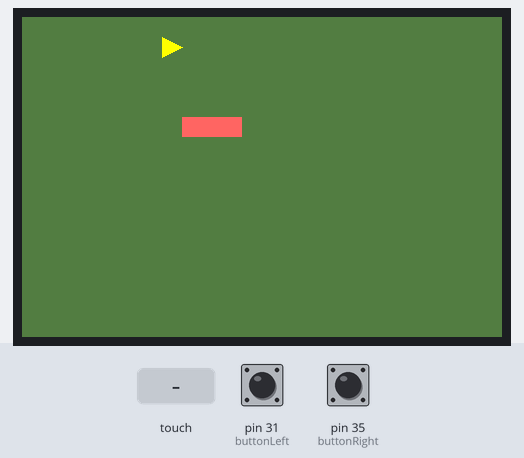
Simulated run of this sketch. Board: Arduino Mega 2560, built with avr-gcc and run on an emulated ATmega2560. Shown: 480×320 colour display. Inputs (shaded band) come from the test bench; at power-on: pin 31 (buttonLeft) HIGH, pin 35 (buttonRight) HIGH. Random numbers use the default seed unless the sketch sets one.

Above: at 3.8 s.
3.9 s: touch panel pressed at 13 % / 50 % of its raw x / y range
At 4.52 s:
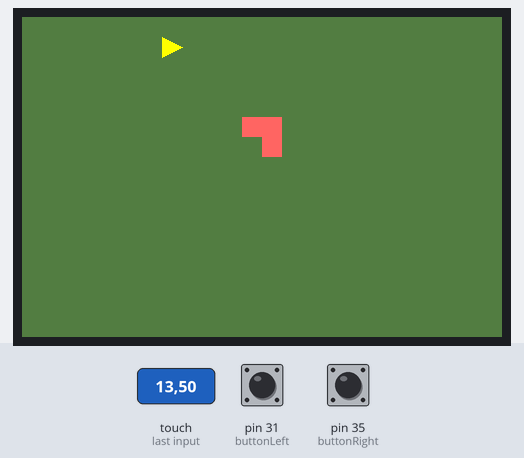
6.9 s: touch panel pressed at 13 % / 10 % of its raw x / y range
At 11.7 s:
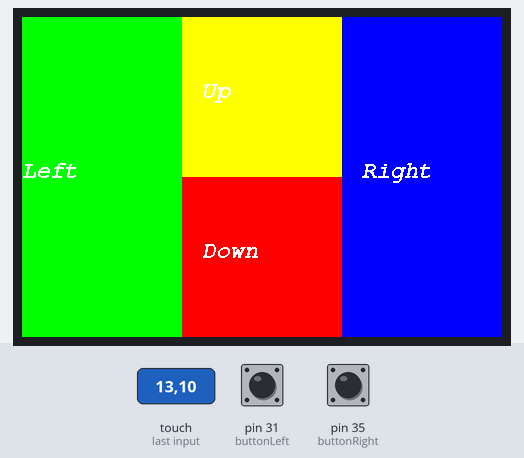
11.8 s: pin 31 (buttonLeft) pulled LOW for 3.2 s
At 13.94 s:
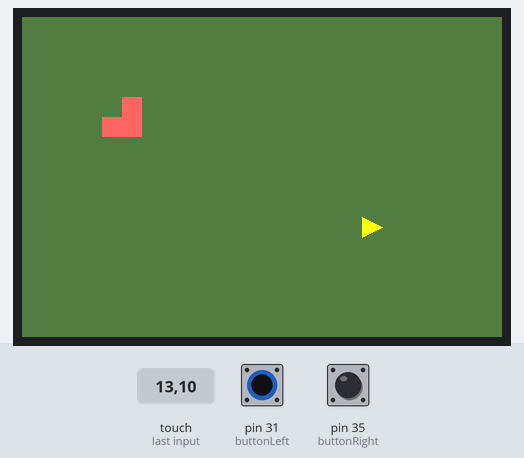
15.6 s: pin 35 (buttonRight) pulled LOW for 1 s
At 16.22 s:
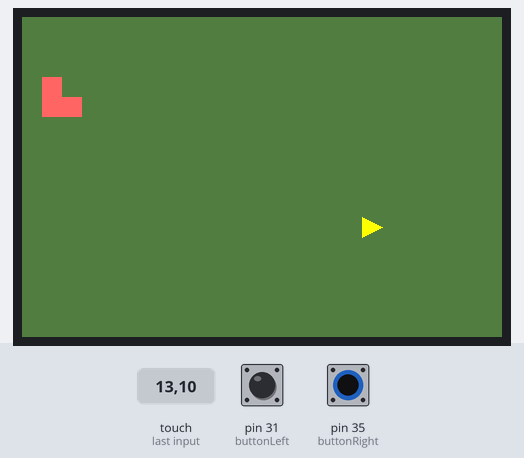
17.2 s: pin 31 (buttonLeft) pulled LOW for 1 s
At 17.74 s:
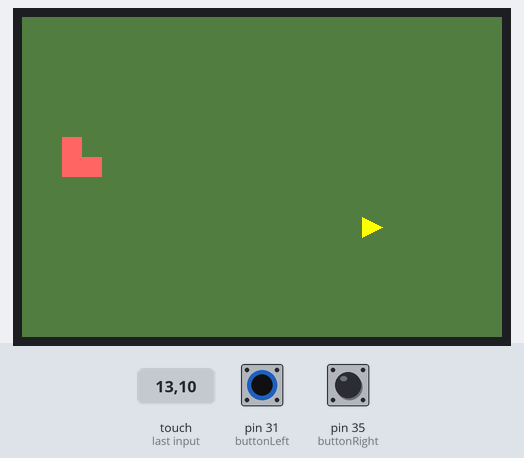
18.8 s: pin 35 (buttonRight) pulled LOW for 0.15 s
At 20.9 s:
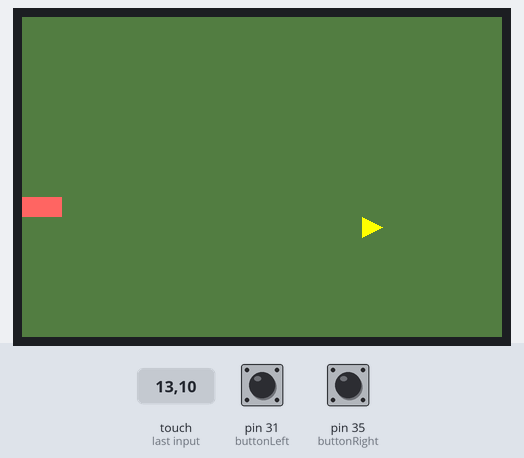
Timing chart, 0 to 22.4 s (numbered marks = the images above; inputs shaded):
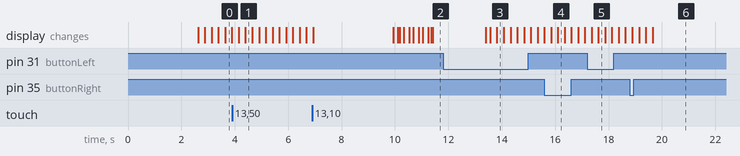

The sketch:

SnakeGame.ino
```cpp
#include <Adafruit_GFX.h>    // Core graphics library
#include <MCUFRIEND_kbv.h>   // Hardware-specific library
#include <TouchScreen.h>
#include <EEPROM.h>
#include <SD.h>
#include <SPI.h>
#include <Fonts/FreeMonoBoldOblique12pt7b.h>

#define YP A3  // analog pin from calibration
#define XM A2  // analog pin from calibration
#define YM 9   // digital pin from calibration
#define XP 8   // digital pin from calibration

// Creating Objects
MCUFRIEND_kbv tft;
TouchScreen ts = TouchScreen(XP, YP, XM, YM, 300);
TSPoint tp;
const int buttonLeft = 31;
const int buttonRight = 35;

// Touchscreen Caliberation
const int TS_LEFT=956,TS_RT=92,TS_TOP=898,TS_BOT=126;

int x, y; // Variables for the coordinates where the display has been pressed

// Define game variables
int score;
int highScore;
int buttonStateLeft;
int buttonStateRight;
unsigned long lastButtonChangeTime = 0;
const unsigned long debounceInterval = 240;

class Snake {
public:
  int length;               // Length of the snake
  int xPositions[100];      // Array to store x-coordinates of snake segments
  int yPositions[100];      // Array to store y-coordinates of snake segments
  int direction;            // Current direction of the snake (0 right,1 up,2 left,3 down)

public:
  Snake(){
    length = 3;
    direction = 0;
    for (int i = 0; i < length; i++) {
      xPositions[i] = 100 - i * 20;
      yPositions[i] = 100;
    }
  };
  void move(){
    // Update the position of each snake segment
    for (int i = length - 1; i > 0; i--) {
      xPositions[i] = xPositions[i - 1];
      yPositions[i] = yPositions[i - 1];
    }

    // Update the position of the snake's head
    if (direction == 0) {
      xPositions[0] += 20;
    } else if (direction == 1) {
      yPositions[0] -= 20;
    } else if (direction == 2) {
      xPositions[0] -= 20;
    } else if (direction == 3) {
      yPositions[0] += 20;
    }
  };
  bool checkCollision(){
    if (xPositions[0] < 0 || xPositions[0] >= tft.width() ||
        yPositions[0] < 0 || yPositions[0] >= tft.height()){
      return true;
    } else {
      for (int i = 1; i < length; i++) {
        if (xPositions[0] == xPositions[i] && yPositions[0] == yPositions[i]) {
          return true;
        }
      }
    }
    return false;
  };
  void drawSnake(){
    for (int i = 0; i < length; i++) {
      drawSquare(xPositions[i],yPositions[i]);
    }
  }
  void drawSquare(int xPos, int yPos) {
    int length = 20;
    tft.fillRect(xPos, yPos, length, length, tft.color565(255,100,100));
  }
  void removeSnake(){
    for (int i = 0; i < length; i++) {
      removeSquare(xPositions[i],yPositions[i]);
    }
  }
  void removeSquare(int xPos, int yPos) {
    int length = 20;
    tft.fillRect(xPos, yPos, length, length, tft.color565(86, 125, 70));
  }
};

class Food {
public:
  int xPos;  // x-coordinate of the food
  int yPos;  // y-coordinate of the food

public:
  Food() {
  };
  void drawFood(){
    tft.fillTriangle(xPos, yPos, (xPos + 20), (yPos+10), (xPos), (yPos+20), tft.color565(255,255,0));
  }
  void removeFood(){
    tft.fillTriangle(xPos, yPos, (xPos + 20), (yPos+10), (xPos), (yPos+20), tft.color565(86, 125, 70));
  }
};

// Snake and Food pointers
Snake* snake = nullptr;
Food* food = nullptr;

void setup() {
  // Initiate display
  uint16_t ID = tft.readID();
  tft.begin(ID);
  tft.setRotation(1);
  tft.fillScreen(TFT_BLACK);
  tft.setFont(&FreeMonoBoldOblique12pt7b);

  // Initialize EEPROM and load the high score from EEPROM
  EEPROM.begin();
  highScore = EEPROM.read(0);

  // Set up touchscreen
  pinMode(XM, OUTPUT);
  pinMode(YP, OUTPUT);

  // Set up buttons
  pinMode(buttonLeft, INPUT);
  pinMode(buttonRight, INPUT);

  initiateGame(); // Initiate the game

}

void loop() {
  // put your main code here, to run repeatedly:
  snake->removeSnake();
  snake->move();

  if (snake->xPositions[0] == food->xPos && snake->yPositions[0] == food->yPos) {
    snake->length++;
    score++;
    food->removeFood();
    generateNewPosition();
    food->drawFood();
  }

  // check if player lost
  if (snake->checkCollision()){
    gameOver();
  }

  // Draw snake and score banner (maybe not score because small screen)
  snake->drawSnake();

  buttonStateLeft = digitalRead(buttonLeft);
  buttonStateRight = digitalRead(buttonRight);
  pinMode(XM, INPUT);
  pinMode(YP, INPUT);
  pinMode(buttonLeft, INPUT);
  pinMode(buttonRight, INPUT);
  TSPoint p = ts.getPoint();
  // snake move
  if (p.z > 20) {
    p.y = map(p.y, TS_LEFT, TS_RT, 0, 480);
    p.x = map(p.x, TS_TOP, TS_BOT, 0, 320);

    if (p.y >= 320 && snake->direction != 2){
      snake->direction = 0; //MOVE RIGHT
    } else if (p.y >= 160 && p.y < 320 && p.x < 160 && snake->direction != 3){
      snake->direction = 1; //MOVE UP
    } else if (p.y >= 160 && p.y < 320 && p.x >= 160 && snake->direction != 1){
      snake->direction = 3; //MOVE DOWN
    } else if (p.y < 160 && snake->direction != 0){
      snake->direction = 2; //MOVE LEFT
    }
  }
  // When this type of button is pressed, state is low...
  if(buttonStateLeft == LOW && millis() - lastButtonChangeTime > debounceInterval){
    lastButtonChangeTime = millis();
    snake->direction = (snake->direction + 1) % 4;
  }
  if(buttonStateRight == LOW && millis() - lastButtonChangeTime > debounceInterval){
    lastButtonChangeTime = millis();
    snake->direction = (snake->direction + 3) % 4;
  }

  // Delay to control game speed
  delay(250);
  pinMode(XM, OUTPUT);
  pinMode(YP, OUTPUT);
}

void initiateGame() {
  snake = new Snake();
  food = new Food();
  generateNewPosition();
  score = 0;

  tft.fillRect(0, 0, 160, 320, tft.color565(0, 255, 0));
  tft.setCursor(0, 160);
  tft.println("Left");
  tft.fillRect(160, 0, 160, 160, tft.color565(255, 255, 0));
  tft.setCursor(180, 80);
  tft.println("Up");
  tft.fillRect(160, 160, 160, 160, tft.color565(255, 0, 0));
  tft.setCursor(180, 240);
  tft.println("Down");
  tft.fillRect(320, 0, 160, 320, tft.color565(0, 0, 255));
  tft.setCursor(340, 160);
  tft.println("Right");
  delay(2000);
  tft.fillScreen(tft.color565(86, 125, 70));
  snake->drawSnake();
  food->drawFood();
}

void generateNewPosition(){
  // Get new random coordinates but if snake segment on new coors, get new one
  food->xPos = random(0, tft.width() / 20) * 20;
  food->yPos = random(0, tft.height() / 20) * 20;

  for (int i = 0; i < snake->length; i++) {
    if (food->xPos == snake->xPositions[i] && food->yPos == snake->yPositions[i]) {
      generateNewPosition();
      return;
    }
  }
};

void gameOver() {
  snake->drawSnake();
  delay(3000);

  tft.fillScreen(TFT_BLACK);
  tft.setTextColor(TFT_WHITE);
  tft.setCursor(0, 40);
  tft.println("GAME OVER");
  tft.setCursor(100, 70);
  tft.println("Score:");
  tft.setCursor(100, 100);
  tft.println(score);
  tft.setCursor(100, 130);
  tft.println("Highscore:");
  tft.setCursor(100, 160);
  tft.println(highScore);
  tft.setCursor(0, 200);
  tft.println("Touch the screen or push a button to Restart");

  if (score > highScore) {
    highScore = score;
    EEPROM.write(0,highScore);
  }

  pinMode(XM, INPUT);
  pinMode(YP, INPUT);
  while (isPressedOrClicked() == false) {}
  pinMode(XM, OUTPUT);
  pinMode(YP, OUTPUT);
  tft.fillScreen(TFT_BLACK);
  tft.setCursor(0, 120);
  tft.println("Restarting...");
  tft.setCursor(tft.width()/2, 150);
  tft.println("3");
  delay(200);
  tft.fillScreen(TFT_BLACK);
  tft.setCursor(0, 120);
  tft.println("Restarting...");
  tft.setCursor(tft.width()/2, 150);
  tft.println("2");
  delay(200);
  tft.fillScreen(TFT_BLACK);
  tft.setCursor(0, 120);
  tft.println("Restarting...");
  tft.setCursor(tft.width()/2, 150);
  tft.println("1");
  delay(200);

  delete snake;
  delete food;
  snake = nullptr;
  food = nullptr;
  initiateGame();
}

bool isPressedOrClicked(void) {
    int count = 0;
    bool state, oldstate;
    int buttonRestartLeft;
    int buttonRestartRight;
    while (count < 10) {
        tp = ts.getPoint();
        pinMode(YP, OUTPUT);
        pinMode(XM, OUTPUT);
        state = tp.z > 200;
        buttonRestartLeft = digitalRead(buttonLeft);
        buttonRestartRight = digitalRead(buttonRight);
        if (buttonRestartRight == LOW || buttonRestartLeft == LOW){
          state = true;
        }
        if (state == oldstate){count++;}
        else{count = 0;}
        oldstate = state;
        delay(5);
    }
    return oldstate;
}
```
